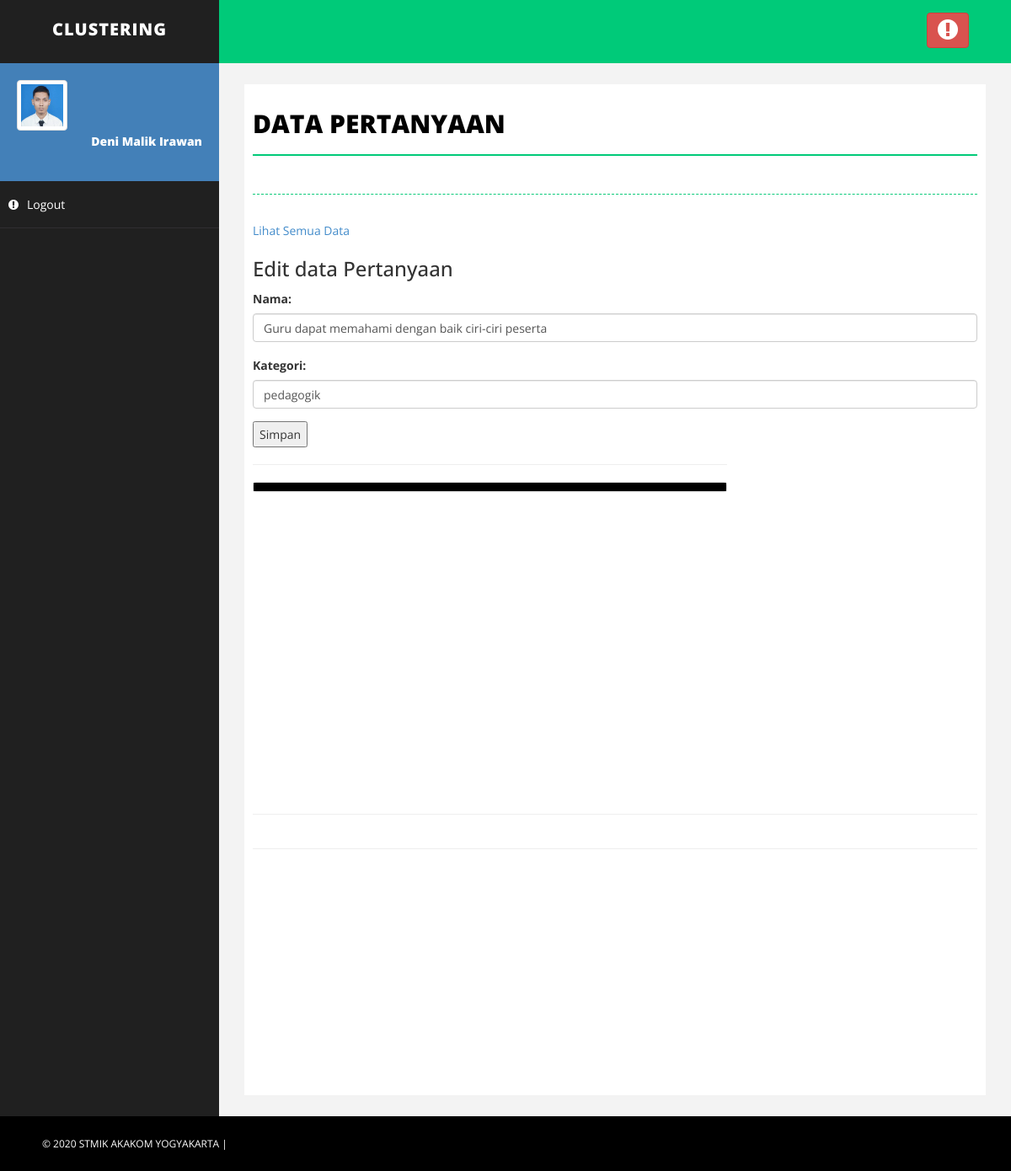
Page /pertanyaan_edit.php?id=1 on the committed database.
### tables this page shows
CREATE TABLE `pertanyaan` (
  `id` int(3) NOT NULL,
  `nama` varchar(250) NOT NULL,
  `kategori` varchar(20) NOT NULL
);

### pertanyaan_edit.php (the view, shortened to what this page needs)
<!DOCTYPE html>
<html xmlns="http://www.w3.org/1999/xhtml">
<head>
    <link href="assets/css/bootstrap.css" rel="stylesheet" />
    <link href="assets/css/font-awesome.css" rel="stylesheet" />
    <link href="assets/css/basic.css" rel="stylesheet" />
    <link href="assets/css/custom.css" rel="stylesheet" />
</head>
<body>
    <div id="wrapper">
        <nav class="navbar navbar-default navbar-cls-top " role="navigation" style="margin-bottom: 0">
            <div class="navbar-header">
                <a class="navbar-brand" href="index.html">Clustering</a>
            </div>
            <div class="header-right">
                <a href="login.html" class="btn btn-danger" title="Logout"><i class="fa fa-exclamation-circle fa-2x"></i></a>
            </div>
        </nav>
<?php
include"menu.php";
?>
<head>
</head>
        <div id="page-wrapper">
          <div id="page-inner">
                <div class="row">
                    <div class="col-md-12">
                        <h1 class="page-head-line">Data Pertanyaan</h1>
                      <h1 class="page-subhead-line"></h1>
                    </div>
                </div>
</head>
<!DOCTYPE html>
	<a href="pertanyaan_tampil.php">Lihat Semua Data</a>
	<h3>Edit data Pertanyaan</h3>
	<?php
	$id = $_GET['id'];
	$query_mysql = mysql_query("SELECT * FROM pertanyaan WHERE id='$id'")or die(mysql_error());
	while($data = mysql_fetch_array($query_mysql)){
	?>
	<form action="pertanyaan_update.php" method="post">
		<table>
			<div class="form-group">
            <label>Nama:</label>
           <input type="" name="nama" class="form-control" value="<?php echo $data['nama']; ?>" placeholder="Masukan NIM" required />
        </div>
			<div class="form-group">
            <label>Kategori:</label>
            <input type="text" name="kategori" class="form-control" value="<?php echo $data['kategori']; ?>" placeholder="Masukan Kategori" required />
        </div>
			<tr>
				<td><input type="submit" value="Simpan"></td>
			</tr>
		</table>
	</form>
	<?php } ?>
</body>
</html>
</body>
</html>
            <div class="row">
              <div class="col-md-8">
                        <hr />
                        <div class="panel panel-default">
                            <div id="carousel-example" class="carousel slide" data-ride="carousel" style="border: 5px solid #000;">
                                <ol class="carousel-indicators">
                                    <li data-target="#carousel-example" data-slide-to="0" class="active"></li>
                                    <li data-target="#carousel-example" data-slide-to="1"></li>
                                    <li data-target="#carousel-example" data-slide-to="2"></li>
                                </ol>
                            </div>
                        </div>
                </div>
                </div>
            <div class="row">
              <div class="col-md-8">
                        <br />
                        <div class="embed-responsive embed-responsive-16by9">
                          <p>&nbsp;</p>
                          <p>&nbsp;</p>
                        </div>
                </div>
                </div>
                <hr />
                <hr />
                <div class="row" style="padding-bottom: 100px; `"></div>
    <div id="footer-sec">
        &copy; 2020 STMIK AKAKOM YOGYAKARTA |
    </div>
</body>
</html>

### assets/css/basic.css (style rules this page uses)
body { font-family: 'Open Sans', sans-serif; line-height:25px; }
#wrapper { width: 100%; background: #202020; }
#page-wrapper { padding: 15px 15px; min-height: 600px; background: #F3F3F3; }
#page-inner { width: 100%; margin: 10px 20px 10px 0px; background-color: #fff!important; padding: 10px; min-height: 1200px; }
.page-head-line { font-size: 30px; text-transform: uppercase; color: #000; font-weight: 800; padding-bottom: 20px; border-bottom: 2px solid #00CA79; margin-bottom: 10px; }
.page-subhead-line { font-size: 14px; padding-top: 5px; padding-bottom: 20px; font-style:italic; margin-bottom:30px; border-bottom:1px dashed #00CA79; }
.navbar-cls-top .navbar-brand { color: #fff; background: #202020; width: 260px; text-align: center; height: 75px; font-size: 20px; letter-spacing: 1px; font-weight: 900; padding-top: 25px; text-transform:uppercase; }
.header-right { color: #fff; padding: 15px 50px 5px 50px; float: right; font-size: 16px; }
.navbar-cls-top { background: #00CA79; border-bottom: none; }
.navbar-default { border: 0px solid black; }
.navbar-header { background: #000000; }
#footer-sec { background-color:#000; padding:20px 50px; color:#fff; font-size:12px; }
@media (min-width:768px) { #page-wrapper { margin: 0 0 0 260px; padding: 15px 30px; min-height: 1200px; } }
@media (min-width:768px) { .navbar { border-radius: 0px; } }

### rows in the picture
pertanyaan: nama "Guru dapat memahami dengan baik ciri-ciri peserta", kategori "pedagogik"
